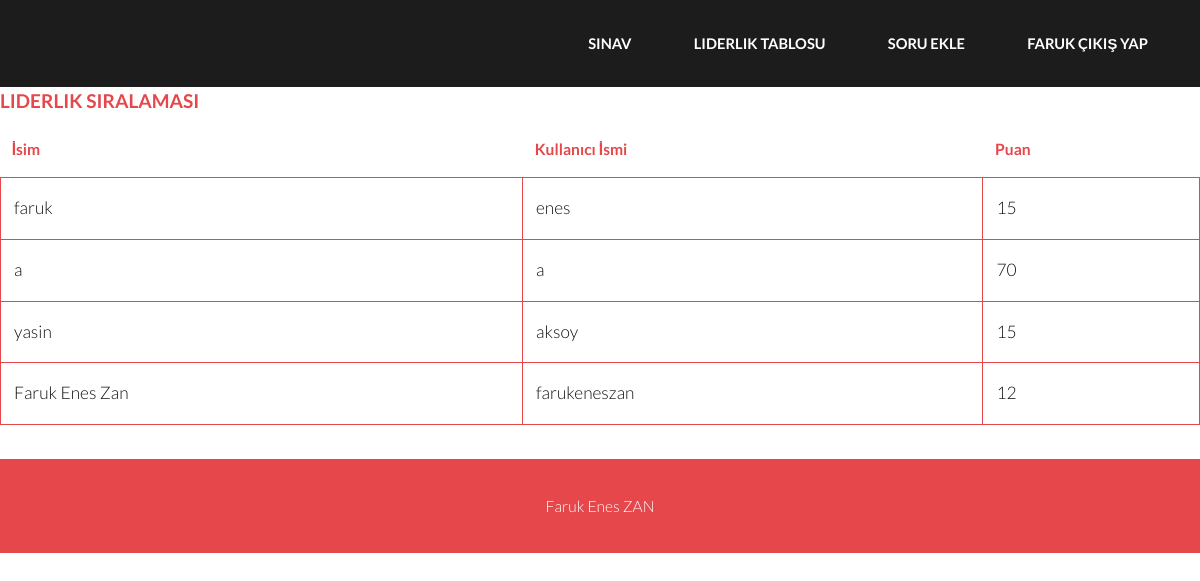
Page /liderlikTablosu (signed in) on the committed database.
### tables this page shows
CREATE TABLE kullanicilar (isim TEXT, kadi TEXT, sifre TEXT, puan INT);

### main.py (the view)
@app.route("/liderlikTablosu")
def LiderlikTablosu():
    id = random.randint(0, 4)
    name, login_auth = giris_kotrol()
    con = sqlite3.connect("database.db")
    con.row_factory = sqlite3.Row
    cur = con.cursor()
    cur.execute("SELECT isim,kadi,puan from kullanicilar")
    rows = cur.fetchall()
    return render_template("liderlikTablosu.html", name=name, login_auth=login_auth, rows=rows, id=id)

### main.py (called while the page is built)
def giris_kotrol():
    name = ""
    login_auth = False
    if "username" in session:
        name = session["username"]
        login_auth = True
    return name, login_auth

### templates/liderlikTablosu.html (shortened to what this page needs)
{% extends 'base.html' %}
{% block body_content%}
<h4>Liderlik Sıralaması</h4>
<div class="table-wrapper">
    <table class="alt">
        <thead>
        <tr>
            <th>İsim</th>
            <th>Kullanıcı İsmi</th>
            <th>Puan</th>
        </tr>
        </thead>
        <tbody>
        {% for row in rows %}
        <tr>
            <td>{{ row["isim"] }}</td>
            <td>{{ row["kadi"] }}</td>
            <td>{{ row["puan"] }}</td>
        </tr>
        {% endfor %}
        </tbody>
    </table>
</div>
{% endblock %}

### templates/base.html (shortened to what this page needs)
<!DOCTYPE HTML>
<html>
	<head>
		<link rel="stylesheet" href="/static/assets/css/main.css">
	</head>
<body>
			<header id="header">
				<div class="inner">
					<nav id="nav">
						{% if login_auth == False %}
						<a href="{{url_for('Index')}}">Anasayfa</a>
						<a href="{{url_for('Kayit')}}">Kayıt Ol</a>
						<a href="{{url_for('Giris')}}">Giris Yap</a>
						{% else %}
						<a href="{{url_for('Sinav',id=id)}}">Sınav</a>
						<a href="{{ url_for('LiderlikTablosu') }}">Liderlik Tablosu</a>
						<a href="{{url_for('addquestion')}}">Soru Ekle</a>
						<a href="{{ url_for('Logout') }}"> {{ name }} Çıkış Yap</a>
						{% endif %}
					</nav>
				</div>
			</header>
			{% block body_content %}
		{% endblock %}
		<div class="copyright">
			Faruk Enes ZAN
		</div>
	</body>
</html>

### static/assets/css/main.css (style rules this page uses)
html, body, div, span, applet, object, iframe, h1, h2, h3, h4, h5, h6, p, blockquote, pre, a, abbr, acronym, address, big, cite, code, del, dfn, em, img, ins, kbd, q, s, samp, small, strike, strong, sub, sup, tt, var, b, u, i, center, dl, dt, dd, ol, ul, li, fieldset, form, label, legend, table, caption, tbody, tfoot, thead, tr, th, td, article, aside, canvas, details, embed, figure, figcaption, footer, header, hgroup, menu, nav, output, ruby, section, summary, time, mark, audio, video { margin: 0; padding: 0; border: 0; font-size: 100%; font: inherit; vertical-align: baseline; }
article, aside, details, figcaption, figure, footer, header, hgroup, menu, nav, section { display: block; }
body { line-height: 1; }
table { border-collapse: collapse; border-spacing: 0; }
body { -webkit-text-size-adjust: none; }
*, *:before, *:after { -moz-box-sizing: border-box; -webkit-box-sizing: border-box; box-sizing: border-box; }
body { -ms-overflow-style: scrollbar; }
body { background: #fff; }
body { background-color: #fff; color: #111111; }
body, input, select, textarea { font-family: "Lato", sans-serif; font-size: 15pt; font-weight: 300; line-height: 2; }
@media screen and (max-width: 1680px) { body, input, select, textarea { font-size: 13pt; } }
@media screen and (max-width: 1280px) { body, input, select, textarea { font-size: 13pt; } }
a { -moz-transition: color 0.2s ease-in-out; -webkit-transition: color 0.2s ease-in-out; -ms-transition: color 0.2s ease-in-out; transition: color 0.2s ease-in-out; text-decoration: none; }
h1, h2, h3, h4, h5, h6 { font-weight: 700; line-height: 1.5; margin: 0 0 1em 0; text-transform: uppercase; }
h4 { font-size: 1.1em; }
a { color: #e5474b; }
h1, h2, h3, h4, h5, h6 { color: #e5474b; }
.table-wrapper { -webkit-overflow-scrolling: touch; overflow-x: auto; }
table { margin: 0 0 2em 0; width: 100%; }
table tbody tr { border: solid 1px; border-left: 0; border-right: 0; }
table td { padding: 0.75em 0.75em; }
table th { font-size: 0.9em; font-weight: 700; padding: 0 0.75em 0.75em 0.75em; text-align: left; }
table thead { border-bottom: solid 2px; }
table.alt { border-collapse: separate; }
table.alt tbody tr td { border: solid 1px; border-left-width: 0; border-top-width: 0; }
table.alt tbody tr td:first-child { border-left-width: 1px; }
table.alt tbody tr:first-child td { border-top-width: 1px; }
table.alt thead { border-bottom: 0; }
table tbody tr { border-color: #e5474b; }
table tbody tr:nth-child(2n + 1) { background-color: none; }
table th { color: #e5474b; }
table thead { border-bottom-color: #e5474b; }
table.alt tbody tr td { border-color: #e5474b; }
body { position: relative; padding-top: 5em; }
#header { background: #1c1c1c; color: #d5d5d5; cursor: default; height: 5em; left: 0; line-height: 5em; position: fixed; text-align: right; top: 0; width: 100%; z-index: 10001; }
#header .inner { max-width: 65em; width: calc(100% - 6em); margin: 0 auto; position: relative; }
#header a { -moz-transition: color 0.2s ease-in-out; -webkit-transition: color 0.2s ease-in-out; -ms-transition: color 0.2s ease-in-out; transition: color 0.2s ease-in-out; display: inline-block; padding: 0 2em; color: #ffffff; text-decoration: none; text-transform: uppercase; font-weight: 700; font-size: .85em; }
#header a:last-child { padding-right: 0em; }
#nav { display: inline-block; }
.copyright { background: #e5474b; font-size: 0.9em; padding: 2em 0 2em 0; text-align: center; color:white; }

### rows in the picture
kullanicilar: isim "FARUK", isim "faruk", kadi "enes", puan "15"
kullanicilar: isim "a", kadi "a", puan "70"
kullanicilar: isim "yasin", kadi "aksoy", puan "15"
kullanicilar: isim "Faruk Enes Zan", kadi "farukeneszan", puan "12"
